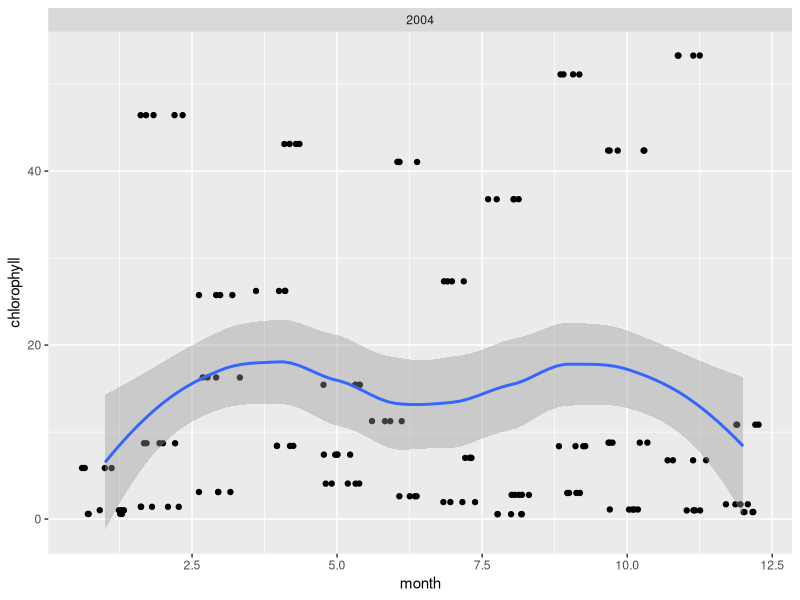
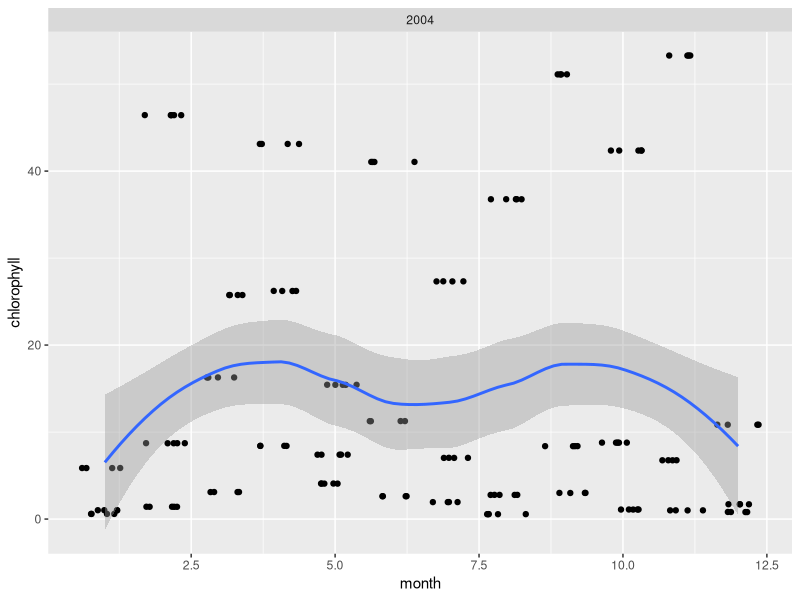
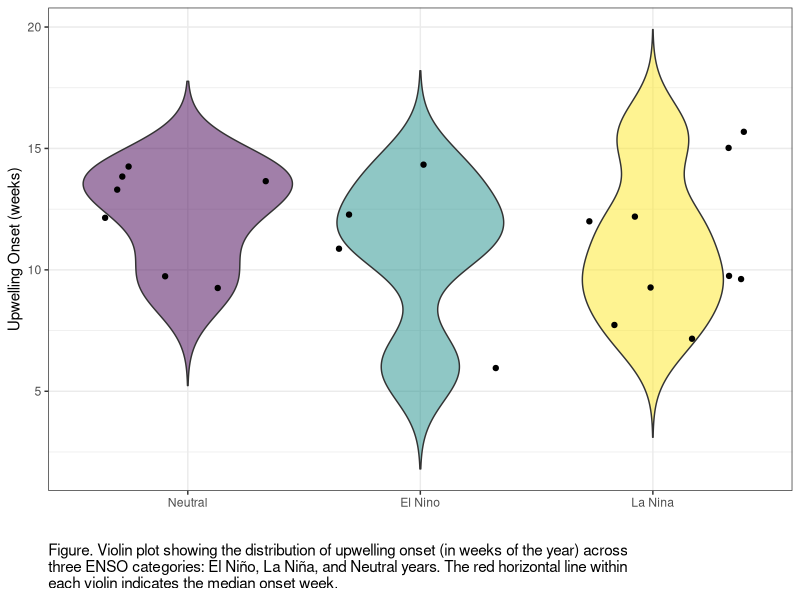
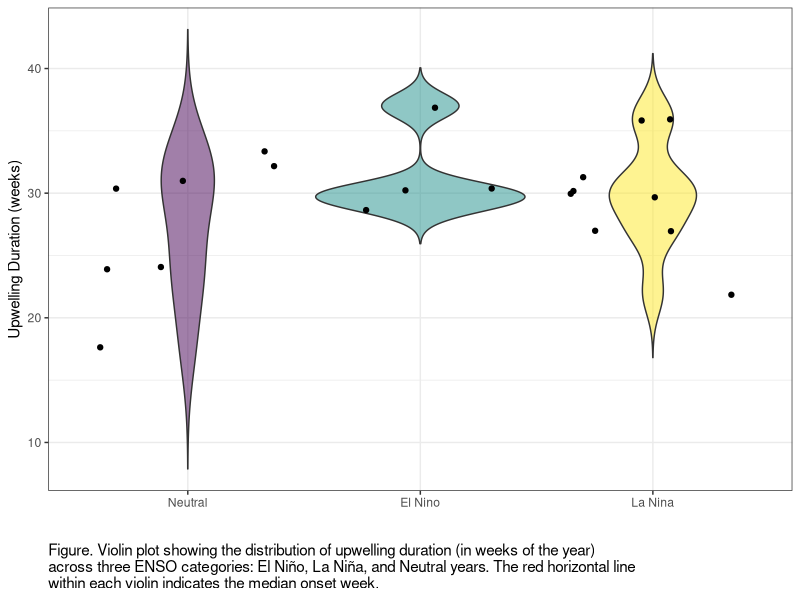

The R script that drew these images, in order:
## ---- chunk 1
library(tidyverse)
library(dplyr)
library(ggplot2)
library(viridis)
## ---- chunk 2
master <- read_csv("clean-data/master.csv")
upwelling <- read_csv("clean-data/upwelling.csv")
upwelling$enso_category_modified <- as.factor(upwelling$enso_category_modified)
upwelling$enso_category_modified <- relevel(upwelling$enso_category_modified, ref = "NO")
## ---- chunk 3
chlor_04 <- master |> 
  filter(year == 2004)
  
ggplot(chlor_04, aes(x=month, y=chlorophyll))+
  geom_jitter()+
  geom_smooth()+
  facet_wrap(~ year)

chlor_05 <- master |> 
  filter(year == 2004)
  
ggplot(chlor_05, aes(x=month, y=chlorophyll))+
  geom_jitter()+
  geom_smooth()+
  facet_wrap(~ year)
## ---- chunk 4
ggplot(upwelling, aes(x=enso_category_modified, y=upwelling_onset,fill=enso_category_modified))+
  geom_violin(alpha=0.5, trim=F) +
  stat_summary(fun = median, geom = "crossbar", 
               width = 0.75, color = "red", fatten = 0)+
  geom_jitter()+
  labs(x="",
       y="Upwelling Onset (weeks)",
       caption= str_wrap("Figure. Violin plot showing the distribution of upwelling onset (in weeks of the year) across three ENSO categories: El Niño, La Niña, and Neutral years. The red horizontal line within each violin indicates the median onset week.",
                         width = 93))+
  theme_bw()+
  theme(legend.position="none",
        plot.caption = element_text(size = 11,
                                    hjust = 0,
                                    margin = margin(t = 10)))+
  scale_fill_viridis(discrete=T)+
  scale_x_discrete(labels = c("NO" = "Neutral", 
                              "EN" = "El Nino", 
                              "LN" = "La Nina"))

#ggsave(filename = "figures/upwelling_onset.png")
## ---- chunk 5
ggplot(upwelling, aes(x=enso_category_modified, y=upwelling_duration,fill=enso_category_modified))+
  geom_violin(alpha=0.5, trim=F) +
  stat_summary(fun = median, geom = "crossbar", 
               width = 0.4, color = "red", fatten = 0)+
  geom_jitter()+
  labs(x="",
       y="Upwelling Duration (weeks)",
       caption= str_wrap("Figure. Violin plot showing the distribution of upwelling duration (in weeks of the year) across three ENSO categories: El Niño, La Niña, and Neutral years. The red horizontal line within each violin indicates the median onset week.",
                         width = 93))+
  theme_bw()+
  theme(legend.position="none",
        plot.caption = element_text(size = 11,
                                    hjust = 0,
                                    margin = margin(t = 10)))+
  scale_fill_viridis(discrete=T)+
  scale_x_discrete(labels = c("NO" = "Neutral", 
                              "EN" = "El Nino", 
                              "LN" = "La Nina"))

#ggsave(filename = "figures/upwelling_duration.png")
## ---- chunk 6
onset <- lm(data=upwelling, upwelling_onset ~ enso_category_modified)
summary(onset)
## ---- chunk 7
duration <- lm(data=upwelling, upwelling_duration ~ enso_category_modified)
summary(duration)
